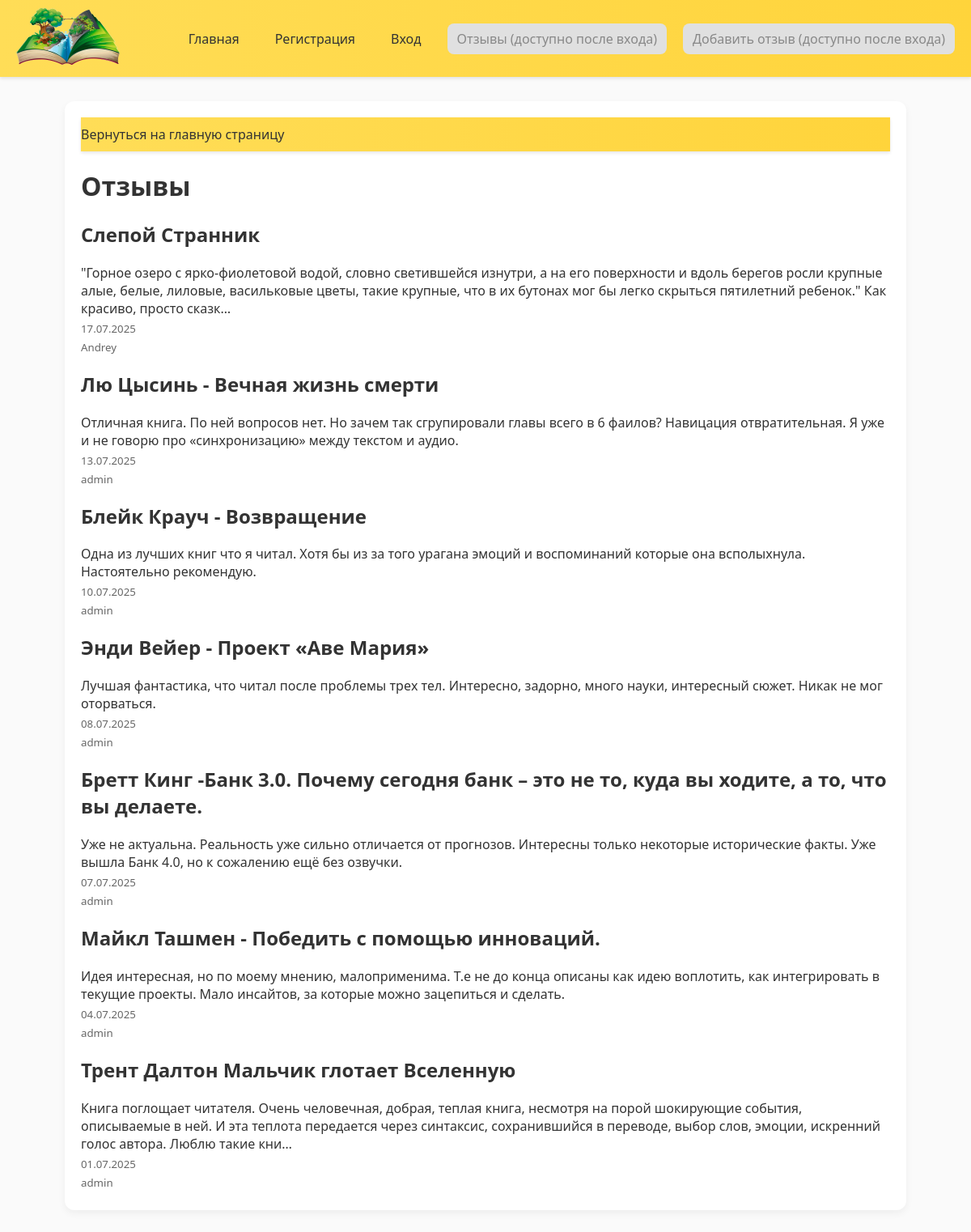
Screenshot of /blog/ with the database file from the repository.
### blog/models.py (models this page shows, shortened)
class Blog(models.Model):
    title = models.CharField(max_length=200)
    description = models.TextField()
    created = models.DateTimeField(auto_now_add=True)
    date = models.DateField(auto_now_add=True)
    user = models.ForeignKey(User, on_delete=models.CASCADE)

### blog/views.py (the view)
# urls.py: path('', views.blogs, name="blogs"),
def blogs(request):
    blogs = Blog.objects.order_by('-date')
    return render(request, "blog/blogs.html", {"blogs": blogs})

### blog/templates/blog/blogs.html
{% extends 'personal/base.html' %}
{% load static %}
{% block content %}
<div class="menu"><a href="{% url 'index'%}">Вернуться на главную страницу</a></div>
<h1>Отзывы</h1>
{% for blog in blogs %}
<div class="blog_1">
    <h2 class="top_1">
        <a href="{% url 'detail' blog.id %}">{{ blog.title }}</a>
    </h2>
    <div class="blog_text">
        <div>{{ blog.description|truncatechars:260 }}</div>
        <div class="user_date"><h5>{{ blog.date|date:'d.m.Y' }}</h5>
        <h5>{{ blog.user }}</h5></div>
    </div>
</div>
{% endfor %}
{% endblock %}

### personal/static/css/style.css (style rules this page uses)
body { margin: 0; font-family: 'Segoe UI', Tahoma, Geneva, Verdana, sans-serif; background-color: #fafafa; color: #333; }
a { text-decoration: none; color: #333; transition: color 0.3s; }
.menu { background: linear-gradient(90deg, #ffdd57 0%, #ffd43b 100%); box-shadow: 0 2px 4px rgba(0,0,0,0.1); padding: 10px 0; }
.user_date h5 { margin: 5px 0; color: #666; font-weight: normal; }

### rows the page displays
Blog: title "Слепой Странник", description "\"Горное озеро с ярко-фиолетовой водой, словно светившейся изнутри, а на его поверхности и вдоль берегов росли крупные алые, белые, лиловые, васильковые цветы, такие крупные, что в их бутонах мог бы легко скрыться пятилетний ребенок.\" Как красиво, просто сказк…", date "17.07.2025", user "Andrey"
Blog: title "Лю Цысинь - Вечная жизнь смерти", description "Отличная книга. По ней вопросов нет. Но зачем так сгрупировали главы всего в 6 фаилов? Навицация отвратительная. Я уже и не говорю про «синхронизацию» между текстом и аудио.", date "13.07.2025", user "admin"
Blog: title "Блейк Крауч - Возвращение", description "Одна из лучших книг что я читал. Хотя бы из за того урагана эмоций и воспоминаний которые она всполыхнула. Настоятельно рекомендую.", date "10.07.2025", user "admin"
Blog: title "Энди Вейер - Проект «Аве Мария»", description "Лучшая фантастика, что читал после проблемы трех тел. Интересно, задорно, много науки, интересный сюжет. Никак не мог оторваться.", date "08.07.2025", user "admin"
Blog: title "Бретт Кинг -Банк 3.0. Почему сегодня банк – это не то, куда вы ходите, а то, что вы делаете.", description "Уже не актуальна. Реальность уже сильно отличается от прогнозов. Интересны только некоторые исторические факты. Уже вышла Банк 4.0, но к сожалению ещё без озвучки.", date "07.07.2025", user "admin"
Blog: title "Майкл Ташмен - Победить с помощью инноваций.", description "Идея интересная, но по моему мнению, малоприменима. Т.е не до конца описаны как идею воплотить, как интегрировать в текущие проекты. Мало инсайтов, за которые можно зацепиться и сделать.", date "04.07.2025", user "admin"
Blog: title "Трент Далтон Мальчик глотает Вселенную", description "Книга поглощает читателя. Очень человечная, добрая, теплая книга, несмотря на порой шокирующие события, описываемые в ней. И эта теплота передается через синтаксис, сохранившийся в переводе, выбор слов, эмоции, искренний голос автора. Люблю такие кни…", date "01.07.2025", user "admin"
